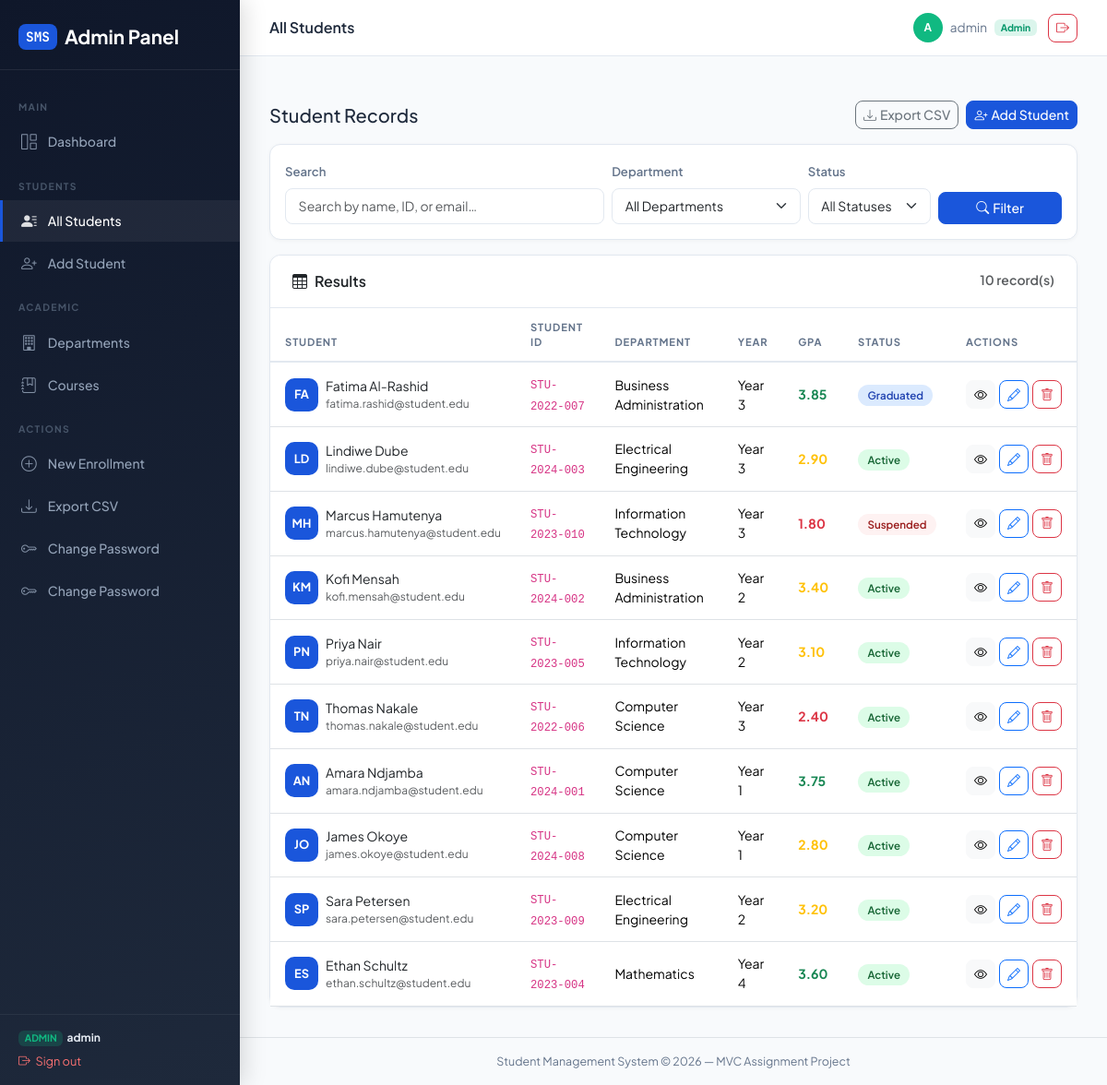
The app's page /students/ (signed in) with its own data.
### students/models.py (models this page shows, shortened)
class Student(models.Model):
    GENDER_CHOICES = [('M', 'Male'), ('F', 'Female'), ('O', 'Other')]
    STATUS_CHOICES = [
        ('active', 'Active'), ('inactive', 'Inactive'),
        ('graduated', 'Graduated'), ('suspended', 'Suspended'),
    ]
    student_id = models.CharField(
        max_length=20, unique=True,
        validators=[RegexValidator(r'^[A-Z0-9\-]+$',
                                   'Use uppercase letters, digits, and hyphens only.')],
        help_text="e.g. STU-2024-001")
    first_name    = models.CharField(max_length=50)
    last_name     = models.CharField(max_length=50)
    date_of_birth = models.DateField()
    gender        = models.CharField(max_length=1, choices=GENDER_CHOICES)
    email         = models.EmailField(unique=True)
    phone         = models.CharField(max_length=20, blank=True)
    address       = models.TextField(blank=True)
    department    = models.ForeignKey(
        Department, on_delete=models.SET_NULL, null=True, related_name='students')
    year_of_study = models.PositiveSmallIntegerField(
        default=1, validators=[MinValueValidator(1), MaxValueValidator(6)])
    gpa = models.DecimalField(
        max_digits=3, decimal_places=2, default=0.00,
        validators=[MinValueValidator(0.00), MaxValueValidator(4.00)])
    status      = models.CharField(max_length=15, choices=STATUS_CHOICES, default='active')
    enrolled_at = models.DateField(auto_now_add=True)
    updated_at  = models.DateTimeField(auto_now=True)
    class Meta:
        ordering = ['last_name', 'first_name']
    @property
    def full_name(self):
        return f"{self.first_name} {self.last_name}"

class Department(models.Model):
    name = models.CharField(max_length=100, unique=True)
    code = models.CharField(max_length=10, unique=True, help_text="Short code, e.g. CS, BUS")
    description = models.TextField(blank=True)
    created_at = models.DateTimeField(auto_now_add=True)
    class Meta:
        ordering = ['name']
    def __str__(self):
        return f"{self.code} — {self.name}"

### students/views.py (the view)
# urls.py: path('students/',                   views.student_list,        name='student_list'),
@admin_required
def student_list(request):
    form     = StudentSearchForm(request.GET)
    students = Student.objects.select_related('department').all()
    if form.is_valid():
        query  = form.cleaned_data.get('query')
        dept   = form.cleaned_data.get('department')
        status = form.cleaned_data.get('status')
        if query:
            students = students.filter(
                Q(first_name__icontains=query) | Q(last_name__icontains=query) |
                Q(student_id__icontains=query) | Q(email__icontains=query)
            )
        if dept:
            students = students.filter(department=dept)
        if status:
            students = students.filter(status=status)
    return render(request, 'students/student_list.html', {
        'students': students, 'search_form': form})

### students/templates/students/student_list.html (shortened to what this page needs)
{% extends 'students/base.html' %}
{% block page_title %}All Students{% endblock %}
{% block content %}
<div class="d-flex justify-content-between align-items-center mb-3">
  <h5 class="fw-700 mb-0">Student Records</h5>
  <div class="d-flex gap-2">
    {% if user.is_authenticated %}
    <a href="{% url 'export_students_csv' %}" class="btn btn-sm btn-outline-secondary">
      <i class="bi bi-download me-1"></i>Export CSV
    </a>
    <a href="{% url 'student_create' %}" class="btn btn-sm btn-primary">
      <i class="bi bi-person-plus me-1"></i>Add Student
    </a>
    {% endif %}
  </div>
</div>
<div class="card mb-3">
  <div class="card-body">
    <form method="get" class="row g-2 align-items-end">
      <div class="col-md-5">
        <label class="form-label">Search</label>
        {{ search_form.query }}
      </div>
      <div class="col-md-3">
        <label class="form-label">Department</label>
        {{ search_form.department }}
      </div>
      <div class="col-md-2">
        <label class="form-label">Status</label>
        {{ search_form.status }}
      </div>
      <div class="col-md-2">
        <button type="submit" class="btn btn-primary w-100">
          <i class="bi bi-search me-1"></i>Filter
        </button>
      </div>
    </form>
  </div>
</div>
<div class="card">
  <div class="card-header d-flex justify-content-between">
    <span><i class="bi bi-table me-2"></i>Results</span>
    <span class="text-muted small">{{ students|length }} record(s)</span>
  </div>
  <div class="card-body p-0">
    {% if students %}
    <div class="table-responsive">
      <table class="table table-hover mb-0">
        <thead>
          <tr>
            <th>Student</th>
            <th>Student ID</th>
            <th>Department</th>
            <th>Year</th>
            <th>GPA</th>
            <th>Status</th>
            <th>Actions</th>
          </tr>
        </thead>
        <tbody>
          {% for s in students %}
          <tr>
            <td>
              <div class="d-flex align-items-center gap-2">
                <div class="student-avatar">{{ s.first_name|first }}{{ s.last_name|first }}</div>
                <div>
                  <a href="{% url 'student_detail' s.pk %}" class="fw-600 text-decoration-none text-dark">
                    {{ s.full_name }}
                  </a>
                  <div class="text-muted" style="font-size:.75rem">{{ s.email }}</div>
                </div>
              </div>
            </td>
            <td><code>{{ s.student_id }}</code></td>
            <td>{{ s.department.name|default:"Unassigned" }}</td>
            <td>Year {{ s.year_of_study }}</td>
            <td>
              <strong
                class="{% if s.gpa >= 3.5 %}text-success{% elif s.gpa >= 2.5 %}text-warning{% else %}text-danger{% endif %}">
                {{ s.gpa }}
              </strong>
            </td>
            <td><span class="status-badge status-{{ s.status }}">{{ s.status }}</span></td>
            <td>
              <div class="d-flex gap-1">
                <a href="{% url 'student_detail' s.pk %}" class="btn btn-sm btn-light"
                   title="View"><i class="bi bi-eye"></i></a>
                {% if user.is_authenticated %}
                <a href="{% url 'student_edit' s.pk %}" class="btn btn-sm btn-outline-primary"
                   title="Edit"><i class="bi bi-pencil"></i></a>
                <a href="{% url 'student_delete' s.pk %}" class="btn btn-sm btn-outline-danger"
                   title="Delete"><i class="bi bi-trash"></i></a>
                {% endif %}
              </div>
            </td>
          </tr>
          {% endfor %}
        </tbody>
      </table>
    </div>
    {% else %}
    <div class="text-center py-5 text-muted">
      <i class="bi bi-search" style="font-size:2.5rem;"></i>
      <p class="mt-2">No students found matching your criteria.</p>
      <a href="{% url 'student_list' %}" class="btn btn-sm btn-outline-secondary">Clear filters</a>
    </div>
    {% endif %}
  </div>
</div>
{% endblock %}

### students/templates/students/base.html (shortened to what this page needs)
<!DOCTYPE html>
<html lang="en">
<head>
  <link href="https://cdn.jsdelivr.net/npm/bootstrap@5.3.2/dist/css/bootstrap.min.css"
        rel="stylesheet"/>
  <link href="https://cdn.jsdelivr.net/npm/bootstrap-icons@1.11.3/font/bootstrap-icons.css"
        rel="stylesheet"/>
</head>
<body>
<aside class="sidebar" id="sidebar">
  <div class="sidebar-brand">
    <a href="{% if user.is_authenticated %}{% if user.is_staff or user.is_superuser %}{% url 'home' %}{% else %}{% url 'student_portal' %}{% endif %}{% else %}{% url 'landing' %}{% endif %}" class="logo">
      <span>SMS</span> {% if user.is_authenticated and not user.is_staff and not user.is_superuser %}Student Portal{% else %}Admin Panel{% endif %}
    </a>
  </div>
  <nav class="sidebar-nav">
    {% if user.is_authenticated and not user.is_staff and not user.is_superuser %}
      <div class="nav-section-label">My Portal</div>
      <a href="{% url 'student_portal' %}"
         class="sidebar-link {% if request.resolver_match.url_name == 'student_portal' %}active{% endif %}">
        <i class="bi bi-grid-1x2"></i> My Dashboard
      </a>
      <a href="{% url 'student_profile_view' %}"
         class="sidebar-link {% if request.resolver_match.url_name == 'student_profile_view' %}active{% endif %}">
        <i class="bi bi-person-circle"></i> My Profile
      </a>
      <div class="nav-section-label">Academic</div>
      <a href="{% url 'course_list' %}"
         class="sidebar-link {% if request.resolver_match.url_name == 'course_list' %}active{% endif %}">
        <i class="bi bi-journal-bookmark"></i> Course Catalogue
      </a>
      <a href="{% url 'department_list' %}"
         class="sidebar-link {% if request.resolver_match.url_name == 'department_list' %}active{% endif %}">
        <i class="bi bi-building"></i> Departments
      </a>
    {% elif user.is_authenticated %}
      <div class="nav-section-label">Main</div>
      <a href="{% url 'home' %}"
         class="sidebar-link {% if request.resolver_match.url_name == 'home' %}active{% endif %}">
        <i class="bi bi-grid-1x2"></i> Dashboard
      </a>
      <div class="nav-section-label">Students</div>
      <a href="{% url 'student_list' %}"
         class="sidebar-link {% if request.resolver_match.url_name == 'student_list' or request.resolver_match.url_name == 'student_detail' %}active{% endif %}">
        <i class="bi bi-person-lines-fill"></i> All Students
      </a>
      <a href="{% url 'student_create' %}" class="sidebar-link">
        <i class="bi bi-person-plus"></i> Add Student
      </a>
      <div class="nav-section-label">Academic</div>
      <a href="{% url 'department_list' %}"
         class="sidebar-link {% if 'department' in request.resolver_match.url_name %}active{% endif %}">
        <i class="bi bi-building"></i> Departments
      </a>
      <a href="{% url 'course_list' %}"
         class="sidebar-link {% if 'course' in request.resolver_match.url_name %}active{% endif %}">
        <i class="bi bi-journal-bookmark"></i> Courses
      </a>
      <div class="nav-section-label">Actions</div>
      <a href="{% url 'enrollment_create' %}" class="sidebar-link">
        <i class="bi bi-plus-circle"></i> New Enrollment
      </a>
      <a href="{% url 'export_students_csv' %}" class="sidebar-link">
        <i class="bi bi-download"></i> Export CSV
      </a>
      <a href="{% url 'admin_change_password' %}"
         class="sidebar-link {% if request.resolver_match.url_name == 'admin_change_password' %}active{% endif %}">
        <i class="bi bi-key"></i> Change Password
      </a>
      <a href="{% url 'admin_change_password' %}"
         class="sidebar-link {% if request.resolver_match.url_name == 'admin_change_password' %}active{% endif %}">
        <i class="bi bi-key"></i> Change Password
      </a>
    {% endif %}
  </nav>
  <div class="sidebar-footer">
    {% if user.is_authenticated %}
      {% if user.is_staff or user.is_superuser %}
        <div style="font-size:.75rem;margin-bottom:.4rem">
          <span class="badge" style="background:rgba(16,185,129,.2);color:#10b981;font-size:.65rem">ADMIN</span>
          &nbsp;<strong style="color:#e2e8f0">{{ user.username }}</strong>
        </div>
      {% else %}
        <div style="font-size:.75rem;margin-bottom:.4rem">
          <span class="badge" style="background:rgba(59,130,246,.2);color:#60a5fa;font-size:.65rem">STUDENT</span>
          &nbsp;<strong style="color:#e2e8f0">{{ user.username }}</strong>
        </div>
      {% endif %}
      <form method="post" action="{% url 'logout' %}" style="margin:0">
        <button type="submit"
                style="background:none;border:none;padding:0;cursor:pointer;font-size:.8rem;color:#f87171;text-decoration:none;display:flex;align-items:center;gap:.35rem;">
          <i class="bi bi-box-arrow-right"></i> Sign out
        </button>
      </form>
    {% endif %}
  </div>
</aside>
<div class="main-wrapper">
  <header class="topbar">
    <div class="d-flex align-items-center gap-3">
      <span class="page-title">{% block page_title %}Student Management System{% endblock %}</span>
    </div>
    <div class="user-pill">
      {% if user.is_authenticated %}
        <div class="user-avatar"
             style="{% if user.is_staff or user.is_superuser %}background:#10b981{% else %}background:#3b82f6{% endif %}">
          {{ user.username|first|upper }}
        </div>
        <span>{{ user.username }}</span>
        {% if user.is_staff or user.is_superuser %}
          <span class="badge" style="background:rgba(16,185,129,.15);color:#059669;font-size:.65rem;border-radius:6px">Admin</span>
        {% else %}
          <span class="badge" style="background:rgba(59,130,246,.15);color:#2563eb;font-size:.65rem;border-radius:6px">Student</span>
        {% endif %}
        <form method="post" action="{% url 'logout' %}" style="margin:0;display:inline">
          <button type="submit" class="btn btn-sm btn-outline-danger ms-1" title="Logout">
            <i class="bi bi-box-arrow-right"></i>
          </button>
        </form>
      {% else %}
        <a href="{% url 'login' %}" class="btn btn-sm btn-primary">
          <i class="bi bi-box-arrow-in-right me-1"></i>Login
        </a>
        <a href="{% url 'student_register' %}" class="btn btn-sm btn-outline-secondary">Register</a>
      {% endif %}
    </div>
  </header>
  <div class="px-4 pt-3">
  </div>
  <main class="content-area">
    {% block content %}{% endblock %}
  </main>
  <footer class="text-center py-3 border-top" style="font-size:.78rem;color:var(--muted)">
    Student Management System &copy; 2026 — MVC Assignment Project
  </footer>
</div>
</body>
</html>

### records on screen
Student: first_name|first "F", last_name|first "A", full_name "Fatima Al-Rashid", email "fatima.rashid@student.edu", student_id "STU-2022-007", department.name "Business Administration", year_of_study "3", gpa "3.85", status "Graduated"
Student: first_name|first "L", last_name|first "D", full_name "Lindiwe Dube", email "lindiwe.dube@student.edu", student_id "STU-2024-003", department.name "Electrical Engineering", year_of_study "3", gpa "2.90", status "Active"
Student: first_name|first "M", last_name|first "H", full_name "Marcus Hamutenya", email "marcus.hamutenya@student.edu", student_id "STU-2023-010", department.name "Information Technology", year_of_study "3", gpa "1.80", status "Suspended"
Student: first_name|first "K", last_name|first "M", full_name "Kofi Mensah", email "kofi.mensah@student.edu", student_id "STU-2024-002", department.name "Business Administration", year_of_study "2", gpa "3.40", status "Active"
Student: first_name|first "P", last_name|first "N", full_name "Priya Nair", email "priya.nair@student.edu", student_id "STU-2023-005", department.name "Information Technology", year_of_study "2", gpa "3.10", status "Active"
Student: first_name|first "T", last_name|first "N", full_name "Thomas Nakale", email "thomas.nakale@student.edu", student_id "STU-2022-006", department.name "Computer Science", year_of_study "3", gpa "2.40", status "Active"
Student: first_name|first "A", last_name|first "N", full_name "Amara Ndjamba", email "amara.ndjamba@student.edu", student_id "STU-2024-001", department.name "Computer Science", year_of_study "1", gpa "3.75", status "Active"
Student: first_name|first "J", last_name|first "O", full_name "James Okoye", email "james.okoye@student.edu", student_id "STU-2024-008", department.name "Computer Science", year_of_study "1", gpa "2.80", status "Active"
Student: first_name|first "S", last_name|first "P", full_name "Sara Petersen", email "sara.petersen@student.edu", student_id "STU-2023-009", department.name "Electrical Engineering", year_of_study "2", gpa "3.20", status "Active"
Student: first_name|first "E", last_name|first "S", full_name "Ethan Schultz", email "ethan.schultz@student.edu", student_id "STU-2023-004", department.name "Mathematics", year_of_study "4", gpa "3.60", status "Active"

### other values on screen
{{ user.username }} "admin"
{{ user.username|first|upper }} "A"
{{ students|length }} "10"
